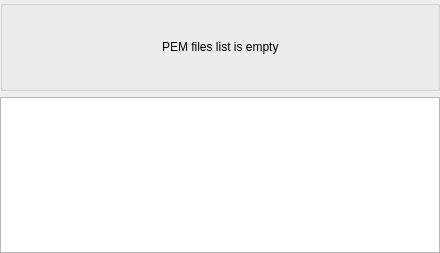
<?xml version="1.0" encoding="UTF-8"?>
<ui version="4.0">
 <class>C_SyvUpPacPemFilesWidget</class>
 <widget class="QWidget" name="C_SyvUpPacPemFilesWidget">
  <property name="geometry">
   <rect>
    <x>0</x>
    <y>0</y>
    <width>440</width>
    <height>253</height>
   </rect>
  </property>
  <property name="windowTitle">
   <string>C_SyvUpPacPemFilesWidget</string>
  </property>
  <layout class="QVBoxLayout" name="verticalLayout">
   <property name="leftMargin">
    <number>0</number>
   </property>
   <property name="topMargin">
    <number>0</number>
   </property>
   <property name="rightMargin">
    <number>0</number>
   </property>
   <property name="bottomMargin">
    <number>0</number>
   </property>
   <item>
    <widget class="stw::opensyde_gui_elements::C_OgeGbxTransparent" name="pc_GbxNoPEMFiles">
     <property name="title">
      <string/>
     </property>
     <layout class="QVBoxLayout" name="verticalLayout_2">
      <property name="bottomMargin">
       <number>9</number>
      </property>
      <item>
       <spacer name="verticalSpacer">
        <property name="orientation">
         <enum>Qt::Vertical</enum>
        </property>
        <property name="sizeHint" stdset="0">
         <size>
          <width>20</width>
          <height>40</height>
         </size>
        </property>
       </spacer>
      </item>
      <item>
       <layout class="QHBoxLayout" name="horizontalLayout">
        <property name="bottomMargin">
         <number>0</number>
        </property>
        <item>
         <spacer name="horizontalSpacer">
          <property name="orientation">
           <enum>Qt::Horizontal</enum>
          </property>
          <property name="sizeHint" stdset="0">
           <size>
            <width>40</width>
            <height>20</height>
           </size>
          </property>
         </spacer>
        </item>
        <item>
         <widget class="stw::opensyde_gui_elements::C_OgeLabToolTipBase" name="pc_LabelPEMFilesListIsEmpty">
          <property name="styleRole" stdset="0">
           <string>group-item</string>
          </property>
          <property name="text">
           <string>PEM files list is empty</string>
          </property>
         </widget>
        </item>
        <item>
         <spacer name="horizontalSpacer_2">
          <property name="orientation">
           <enum>Qt::Horizontal</enum>
          </property>
          <property name="sizeHint" stdset="0">
           <size>
            <width>40</width>
            <height>20</height>
           </size>
          </property>
         </spacer>
        </item>
       </layout>
      </item>
      <item>
       <spacer name="verticalSpacer_2">
        <property name="orientation">
         <enum>Qt::Vertical</enum>
        </property>
        <property name="sizeHint" stdset="0">
         <size>
          <width>20</width>
          <height>40</height>
         </size>
        </property>
       </spacer>
      </item>
     </layout>
    </widget>
   </item>
   <item>
    <widget class="stw::opensyde_gui::C_SyvUpPacPemFilesListWidget" name="pc_ListWidget"/>
   </item>
  </layout>
 </widget>
 <customwidgets>
  <customwidget>
   <class>stw::opensyde_gui_elements::C_OgeLabToolTipBase</class>
   <extends>QLabel</extends>
   <header>C_OgeLabToolTipBase.hpp</header>
  </customwidget>
  <customwidget>
   <class>stw::opensyde_gui_elements::C_OgeGbxTransparent</class>
   <extends>QGroupBox</extends>
   <header>C_OgeGbxTransparent.hpp</header>
   <container>1</container>
  </customwidget>
  <customwidget>
   <class>stw::opensyde_gui::C_SyvUpPacPemFilesListWidget</class>
   <extends>QListWidget</extends>
   <header>C_SyvUpPacPemFilesListWidget.hpp</header>
  </customwidget>
 </customwidgets>
 <resources/>
 <connections/>
</ui>
